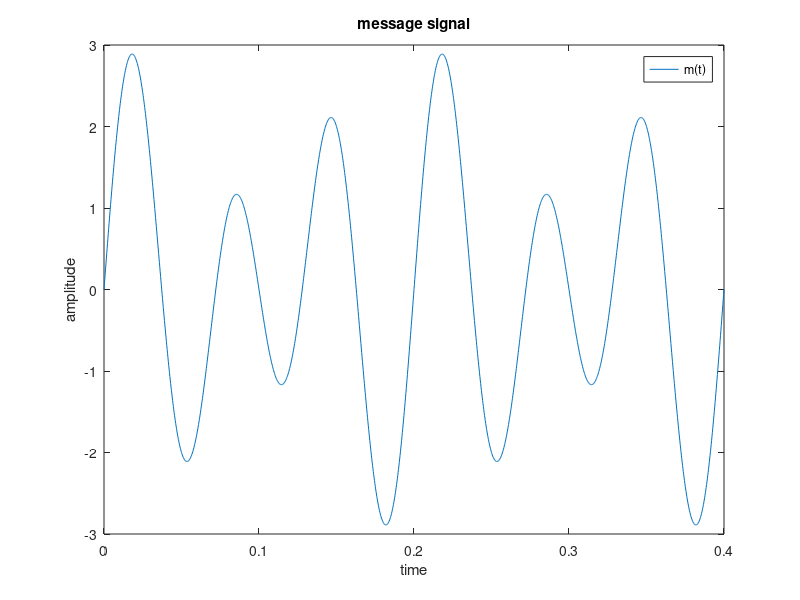
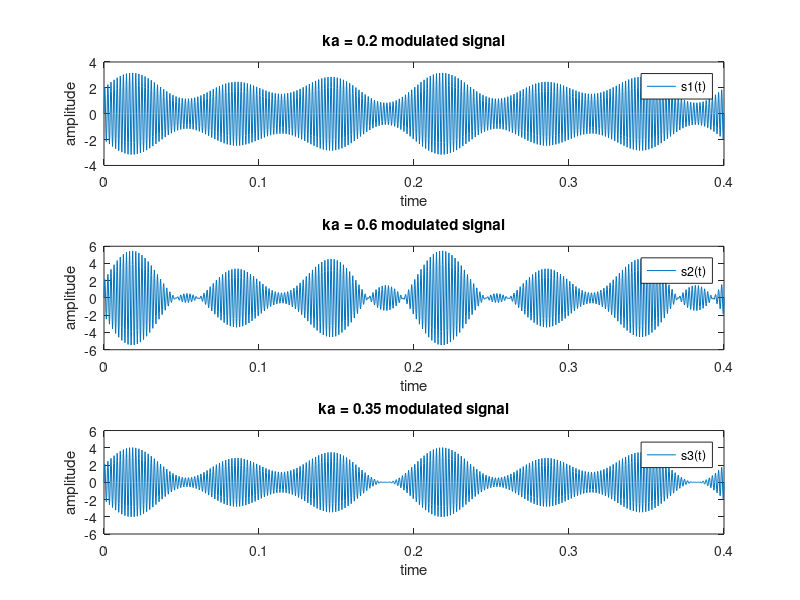
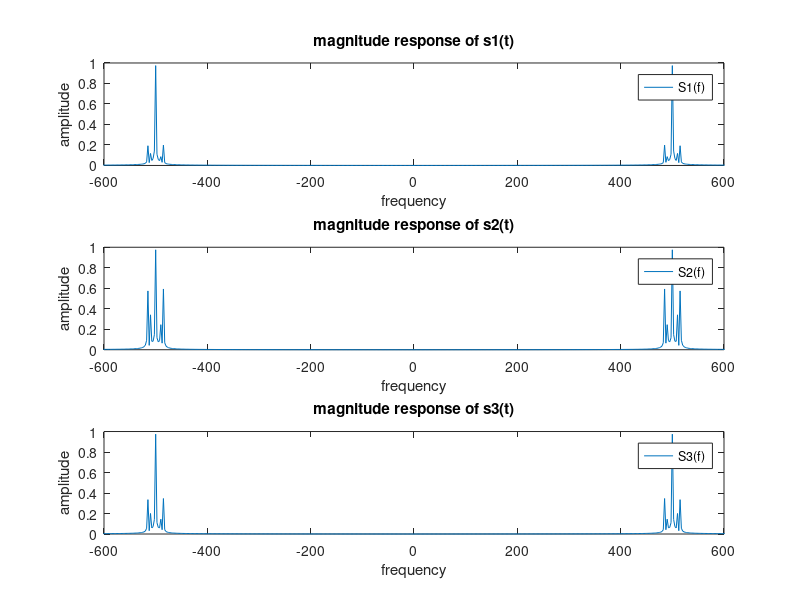
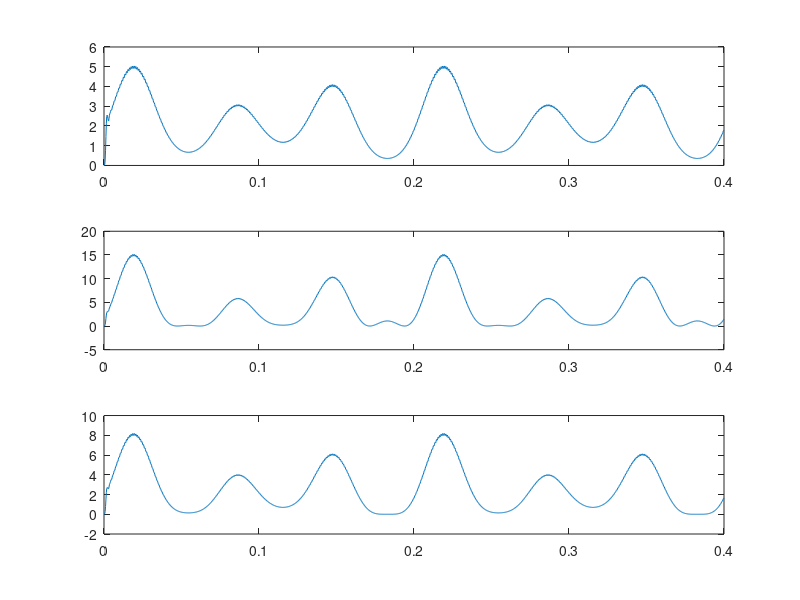

MATLAB code to generate these figures, in order:
clear all;
close all;
clc;

%% creation

A1 = 1;
A2 = 2;
Ac = 2;
f1 = 10;
f2 = 15;
fc = 500;
Fs = 4000;
T = 1/Fs;
t = 0:T:0.4;

mt =A1*sin(2*pi*f1.*t) + A2*sin(2*pi*f2.*t);
ct = Ac*sin(2*pi*fc.*t);

figure(1)
plot(t,mt); title("message signal"); ylabel('amplitude'); xlabel('time'); legend('m(t)')

%% modulation

ka1 = 0.2;
ka2 = 0.6;

ka3 = 0.35;

s1t = (1 + ka1.*mt).*ct;
s2t = (1 + ka2.*mt).*ct;

s3t = (1 + ka3.*mt).*ct;

figure(2)
subplot(311)
plot(t,s1t); title("ka = 0.2 modulated signal"); ylabel('amplitude'); xlabel('time'); legend('s1(t)')

subplot(312)
plot(t,s2t); title("ka = 0.6 modulated signal"); ylabel('amplitude'); xlabel('time'); legend('s2(t)')

subplot(313)
plot(t,s3t); title("ka = 0.35 modulated signal"); ylabel('amplitude'); xlabel('time'); legend('s3(t)')

N = length(t);
w = linspace(-Fs/2,Fs/2,N);

S1f = fft(s1t,N);
S1f = fftshift(S1f);
S1f = abs(S1f/N);

S2f = fft(s2t,N);
S2f = fftshift(S2f);
S2f = abs(S2f/N);

S3f = fft(s3t,N);
S3f = fftshift(S3f);
S3f = abs(S3f/N);

figure(3)
subplot(311)
plot(w,S1f); title("magnitude response of s1(t)"); ylabel('amplitude'); xlabel('frequency'); legend('S1(f)')
xlim([-600 600])

subplot(312)
plot(w,S2f); title("magnitude response of s2(t)"); ylabel('amplitude'); xlabel('frequency'); legend('S2(f)')
xlim([-600 600])

subplot(313)
plot(w,S3f); title("magnitude response of s3(t)"); ylabel('amplitude'); xlabel('frequency'); legend('S3(f)')
xlim([-600 600])

%% demod

s1td = s1t.^2;
s2td = s2t.^2;

s3td = s3t.^2;

nl = 5;
wcl = fc/(Fs/2);
[bl , al] = butter(nl,wcl,'low');
hl = freqz(bl,al,Fs/2);

s1d = filter(bl,al,s1td);
s2d = filter(bl,al,s2td);

s3d = filter(bl,al,s3td);

S1df = fft(s1d,N);
S1df = fftshift(S1df);
S1df = abs(S1df/N);

S2df = fft(s2d,N);
S2df = fftshift(S2df);
S2df = abs(S2df/N);

S3df = fft(s3d,N);
S3df = fftshift(S3df);
S3df = abs(S3df/N);

figure(4)
subplot(311)
plot(t,s1d)


subplot(312)
plot(t,s2d)


subplot(313)
plot(t,s3d)



m1d = s1d.^(1/2);
m2d = s2d.^(1/2);

m3d = s3d.^(1/2);

m1ed = 4*(m1d - 1.5);
m2ed = 2*(m2d - 2);

m3ed = 2*(m3d - 1.4);

figure(5)
subplot(311)
plot(t,m1d)


subplot(312)
plot(t,m2d)


subplot(313)
plot(t,m3d)

figure(6)
subplot(311)
plot(t,m1ed,'r');
hold on;
plot(t,mt,'g'); title("demodulated signal for ka=0.2 and message signal"); ylabel('amplitude'); xlabel('time'); legend('m1ed(t)','m(t)')
hold off;

subplot(312)
plot(t,m2ed,'r');
hold on;
plot(t,mt,'g'); title("demodulated signal for ka=0.6 and message signal"); ylabel('amplitude'); xlabel('time'); legend('m2ed(t)','m(t)')
hold off;

subplot(313)
plot(t,m3ed,'r'); 
hold on;
plot(t,mt,'g'); title("demodulated signal for ka=0.35 and message signal"); ylabel('amplitude'); xlabel('time'); legend('m3ed(t)','m(t)')
hold off;


%%assuming that peak amplitude of the message signal was 2.85, best value for ka to obtain mü = 1 is ka = 0.35 but that causing-
%%distortion in the output wave so by trying it out I found that ka = 0.18














